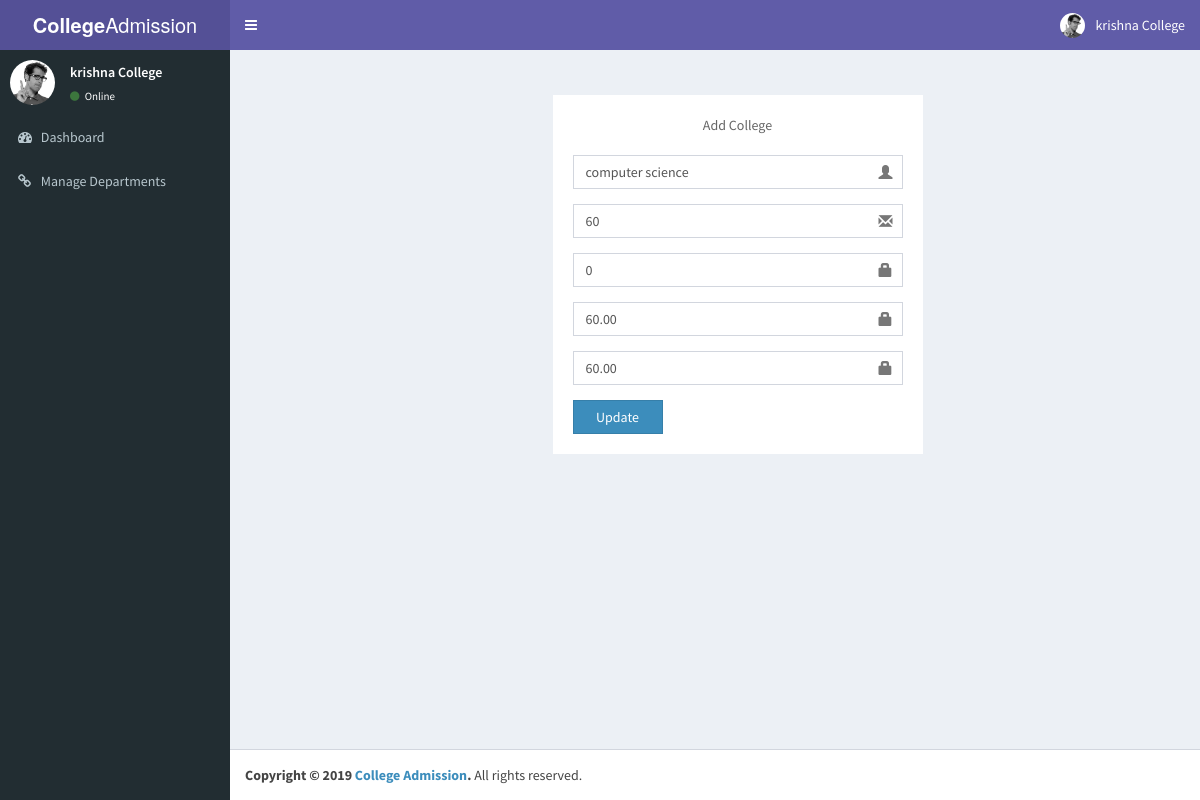
The app's page /manage_departments.php?id=10 (signed in) with its own data.
### tables this page shows
CREATE TABLE `department_master` (
  `id` int(11) NOT NULL,
  `college_id` int(11) NOT NULL,
  `course_name` varchar(255) NOT NULL,
  `total_seats` int(11) NOT NULL,
  `booked_seats` int(11) NOT NULL,
  `10avg_needed` decimal(5,2) NOT NULL,
  `12avg_needed` decimal(5,2) NOT NULL
);

### inc/services/db_config.php (called while the page is built, shortened)
<?php
class DB_con {
	public $connection;
	function __construct(){
		$this->connection = new mysqli(DB_SERVER, DB_USERNAME, DB_PASSWORD,DB_DATABASE);
	}
	function ret_obj(){
		return $this->connection;
	}
}

### inc/services/class.user.php (called while the page is built, shortened)
<?php
	include_once "db_config.php";
	class User{
		protected $db;
		public function __construct(){
			$this->db = new DB_con();
			$this->db = $this->db->ret_obj();
		}
	public function select($table, $rows = '*', $where = null, $union = null, $where1 = null, $order = null)
    {
        $q = 'SELECT '.$rows.' FROM '.$table;
        if($where != null)
		{
            $q .= ' WHERE '.$where;
        }
		$result= $this->db->query($q);
		while($row= mysqli_fetch_array($result))
		{
			$array[]=$row;
		}
		if(!empty($array))
		{
		return $array;
		}
		else
		{
		return false;
		}
    }
}

### manage_departments.php (the view, shortened to what this page needs)
<?php
    include_once 'inc/header.php';
    include_once 'inc/sidebar.php';
    include_once 'inc/services/class.user.php';
       $user = new User();
    if(isset($_GET['id'])){
      $table='department_master';
      $where='id ="'.$_GET['id'].'"';
      $details = $user->select($table,$rows='*',$where);
      if($details){
        foreach ($details as $d) {
          $course_name = $d['course_name'];
          $total_seats = $d['total_seats'];
          $booked_seats = $d['booked_seats'];
          $_10avg = $d['10avg_needed'];
          $_12avg = $d['12avg_needed'];
        }
      }
    }
 ?>
   <div class="content-wrapper">
    <section class="content-header">
    </section>
    <section class="content container-fluid">
    <div class="container">
  <section class="content ">
  <div class="register-box-body col-md-4 col-md-offset-3">
  <p class="login-box-msg">Add College</p>
  <form action="" method="post">
    <div class="form-group has-feedback">
      <input type="text" class="form-control" value='<?php if(isset($_GET['id'])){echo $course_name;} ?>' name='course_name' placeholder="Course Name">
    </div>
    <div class="form-group has-feedback">
      <input type="number" class="form-control" value='<?php if(isset($_GET['id'])){echo $total_seats;} ?>' name='total_seats' placeholder="Total Seats Available">
    </div>
    <div class="form-group has-feedback">
      <input type="number" class="form-control" value='<?php if(isset($_GET['id'])){echo $booked_seats;} ?>' name='booked_seats' placeholder="Taken seats">
    </div>
    <div class="form-group has-feedback">
      <input type="number" class="form-control" value='<?php if(isset($_GET['id'])){echo $_10avg;} ?>' name='10avg' placeholder="10th Average">
    </div>
    <div class="form-group has-feedback">
      <input type="number" class="form-control" value='<?php if(isset($_GET['id'])){echo $_12avg;} ?>' name='12avg' placeholder="12th Average">
    </div>
    <div class="row">
      <div class="col-xs-4">
        <button type="submit" name='submit' class="btn btn-primary btn-block btn-flat">
        <?php if(isset($_GET['id'])){echo 'Update';}else{echo 'Register';} ?>
        </button>
      </div>
    </div>
  </form>
</div>
  </section>
</div>
    </section>
  </div>
  <?php
  include 'inc/footer.php';
   ?>

### records on screen
department_master: course_name "computer science", total_seats "60", booked_seats "0", 10avg_needed "60.00", 12avg_needed "60.00"

### other values on screen
$_SESSION['firstname'] "krishna College"
